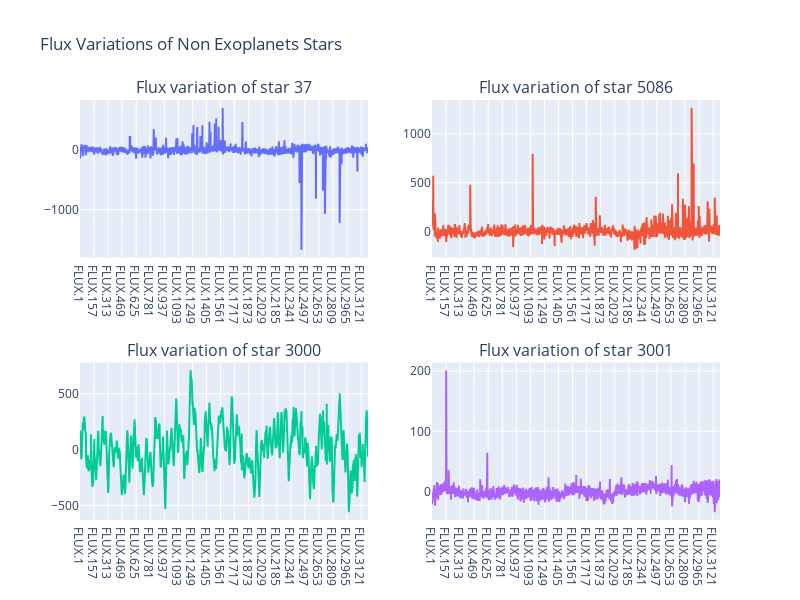

Here is the notebook cell this chart was saved with:
### Code cell
# Flux Variations of Non Exoplanets Stars
fig = make_subplots(rows=2, cols=2,subplot_titles=("Flux variation of star 37", "Flux variation of star 5086", 
                                                   "Flux variation of star 3000", "Flux variation of star 3001"))
fig.add_trace(
    go.Scatter(y=train_t_n[37], x=train_t_n.index),
    row=1, col=1
)
fig.add_trace(
    go.Scatter(y=train_t_n[5086], x=train_t_n.index),
    row=1, col=2
)
fig.add_trace(
    go.Scatter(y=train_t_n[3000], x=train_t_n.index),
    row=2, col=1
)
fig.add_trace(
    go.Scatter(y=train_t_n[3001], x=train_t_n.index),
    row=2, col=2
)
fig.update_layout(height=600, width=800, title_text="Flux Variations of Non Exoplanets Stars",showlegend=False)
fig.show()

### Figure 1 — Plotly figure (JSON) as saved in the notebook; plotly's stock layout.template omitted (floating-point values rounded to 4 significant figures; data arrays with more than 128 entries replaced by an {"elided": "..."} marker saying what was removed)
{"data": [{"type": "scatter", "x": {"elided": "3197 str values"}, "xaxis": "x", "y": {"elided": "3197 float values"}, "yaxis": "y"}, {"type": "scatter", "x": {"elided": "3197 str values"}, "xaxis": "x2", "y": {"elided": "3197 float values"}, "yaxis": "y2"}, {"type": "scatter", "x": {"elided": "3197 str values"}, "xaxis": "x3", "y": {"elided": "3197 float values"}, "yaxis": "y3"}, {"type": "scatter", "x": {"elided": "3197 str values"}, "xaxis": "x4", "y": {"elided": "3197 float values"}, "yaxis": "y4"}], "layout": {"annotations": [{"font": {"size": 16}, "showarrow": false, "text": "Flux variation of star 37", "x": 0.225, "xanchor": "center", "xref": "paper", "y": 1, "yanchor": "bottom", "yref": "paper"}, {"font": {"size": 16}, "showarrow": false, "text": "Flux variation of star 5086", "x": 0.775, "xanchor": "center", "xref": "paper", "y": 1, "yanchor": "bottom", "yref": "paper"}, {"font": {"size": 16}, "showarrow": false, "text": "Flux variation of star 3000", "x": 0.225, "xanchor": "center", "xref": "paper", "y": 0.375, "yanchor": "bottom", "yref": "paper"}, {"font": {"size": 16}, "showarrow": false, "text": "Flux variation of star 3001", "x": 0.775, "xanchor": "center", "xref": "paper", "y": 0.375, "yanchor": "bottom", "yref": "paper"}], "height": 600, "showlegend": false, "title": {"text": "Flux Variations of Non Exoplanets Stars"}, "width": 800, "xaxis": {"anchor": "y", "domain": [0, 0.45]}, "xaxis2": {"anchor": "y2", "domain": [0.55, 1]}, "xaxis3": {"anchor": "y3", "domain": [0, 0.45]}, "xaxis4": {"anchor": "y4", "domain": [0.55, 1]}, "yaxis": {"anchor": "x", "domain": [0.625, 1]}, "yaxis2": {"anchor": "x2", "domain": [0.625, 1]}, "yaxis3": {"anchor": "x3", "domain": [0, 0.375]}, "yaxis4": {"anchor": "x4", "domain": [0, 0.375]}}}
